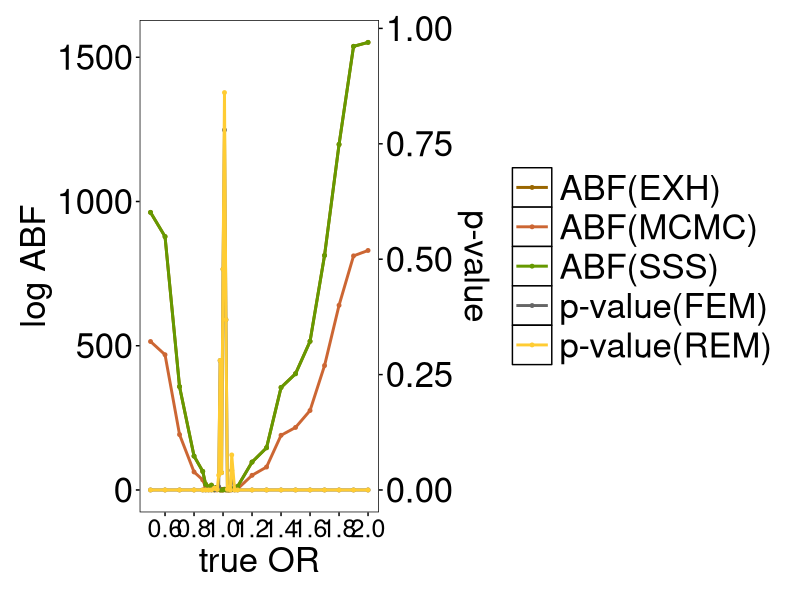
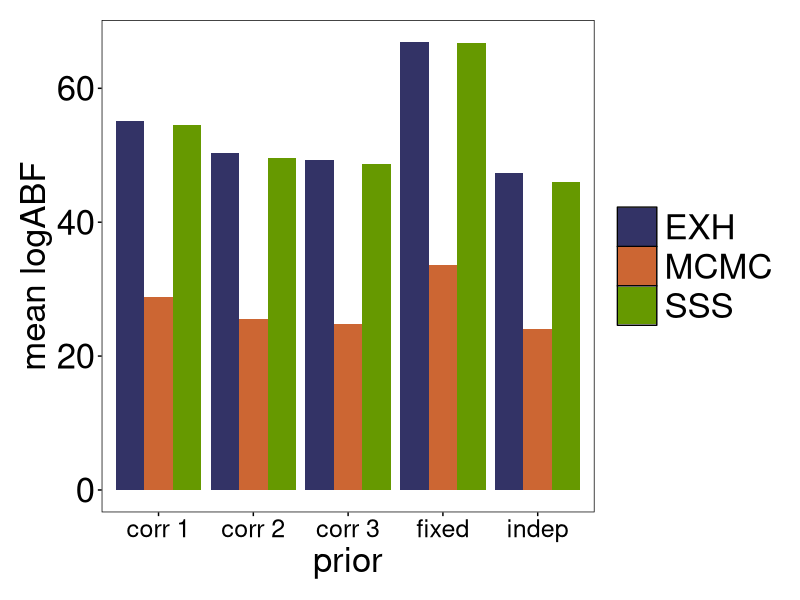
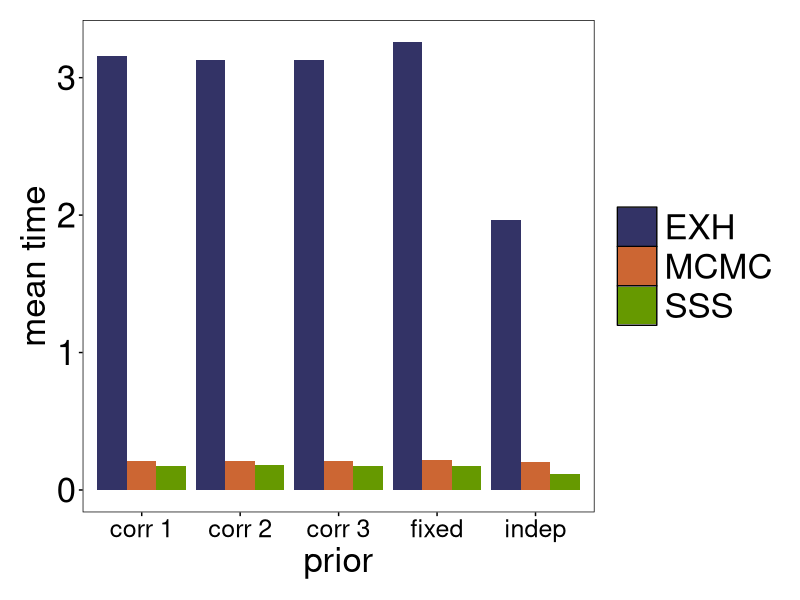
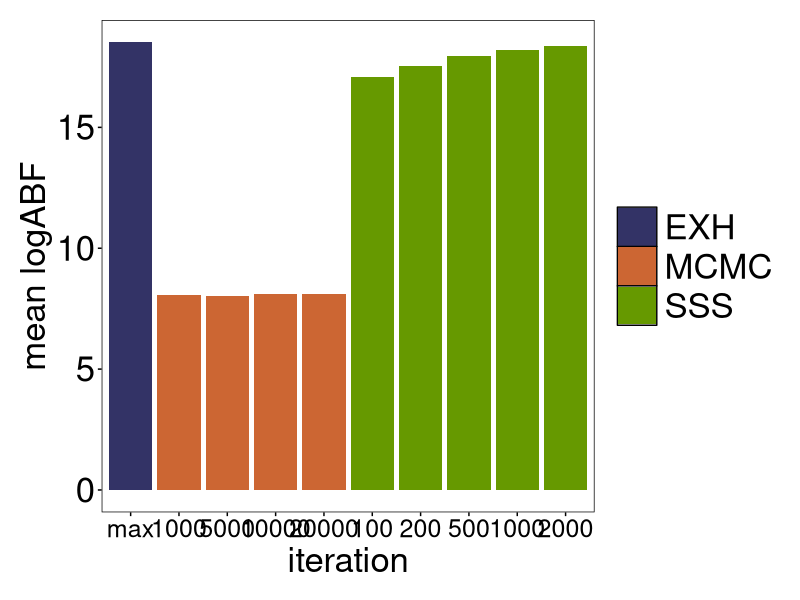
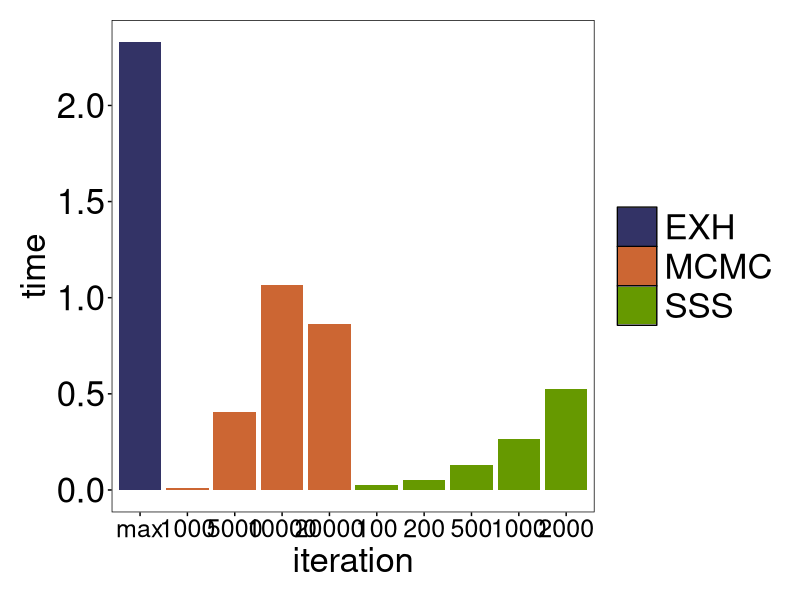
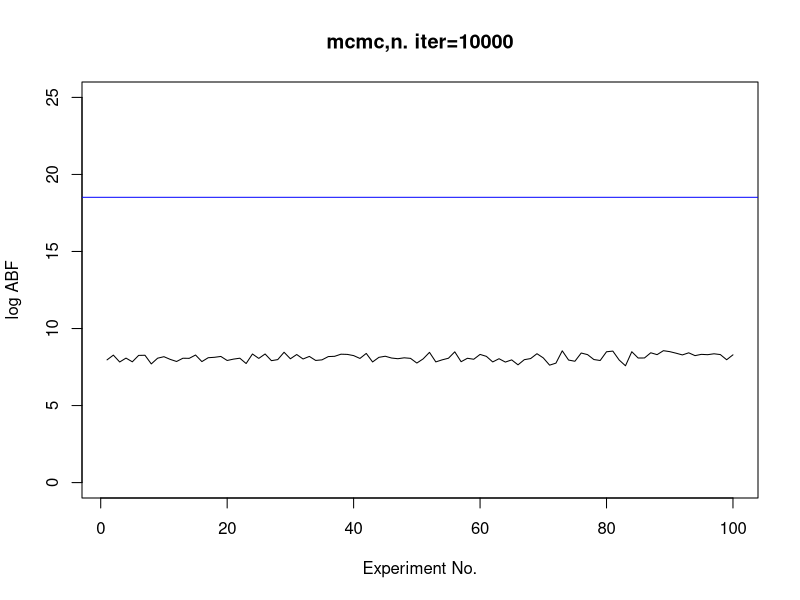
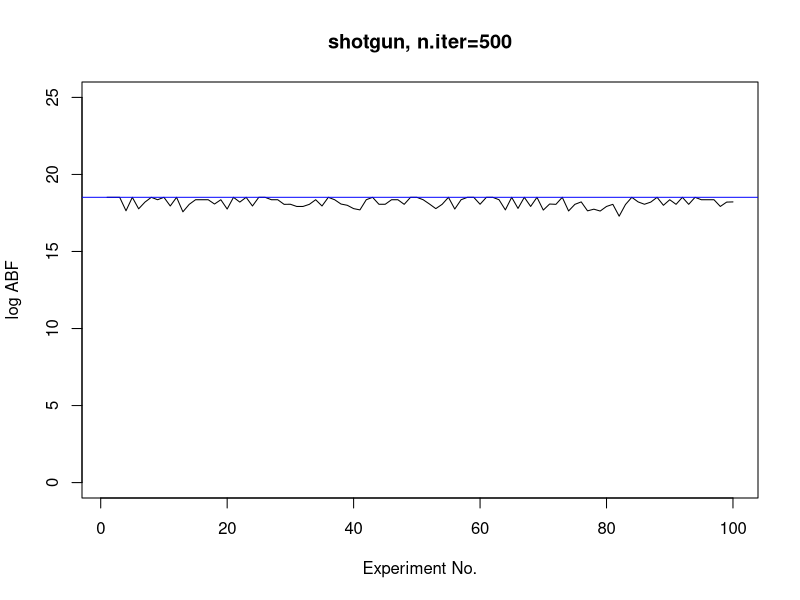
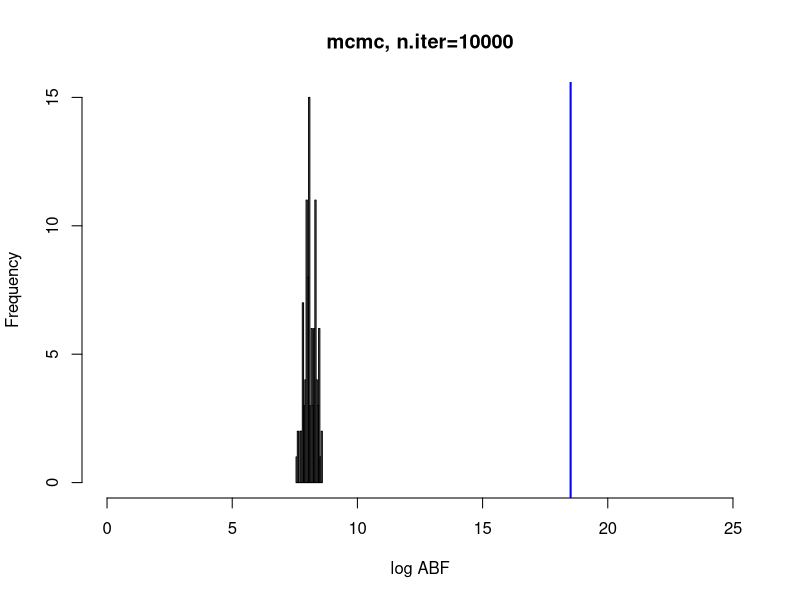

Source code (R) for these figures, in order:
setwd("E:/GWASmeta/sim-plot")
df1<-read.csv("sim1.csv")
colnames(df1)[3]<-"FEM"
colnames(df1)[4]<-"REM"
colnames(df1)[5]<-"EXH"
colnames(df1)[6]<-"MCMC"
colnames(df1)[7]<-"SSS"
library(ggplot2)

patte <- c("#333366","#CC6633","#669900","#666666","#CC6633","#993300")
my_theme <- theme(panel.background = element_blank(),
                  panel.border=element_rect(fill=NA),
                  panel.grid.major = element_blank(),
                  panel.grid.minor = element_blank(),
                  strip.background=element_blank(),
                  axis.text.x=element_text(colour="black",size=18),#angle = 20,hjust = 1),
                  axis.text.y=element_text(colour="black",size=25),
                  axis.title=element_text(colour="black",size=25,vjust=-1),
                  axis.ticks=element_line(colour="black"),
                  plot.margin=unit(c(1,1,1,1),"line"),
                  legend.title=element_blank(),
                  legend.key = element_rect(fill = "white"),
                  #legend.position = c(0.12,0.98),
                  #legend.justification = c(0.02,0.98),
                  legend.position = "right",
                  legend.text=element_text(size=25),
                  legend.key.size=unit(1, "cm"))
colours <- c("ABF(EXH)"="#996600","ABF(MCMC)"="#CC6633","ABF(SSS)"="#669900",
             "p-value(FEM)"="#666666","p-value(REM)"="#FFCC33")
boost <- 1600
ggplot(df1)+
  geom_point(aes(trueOR,MCMC,colour="ABF(MCMC)"),size=1)+
  geom_line(aes(trueOR,MCMC,colour="ABF(MCMC)"),size=1)+
  geom_point(aes(trueOR,EXH,colour="ABF(EXH)"),size=1)+
  geom_line(aes(trueOR,EXH,colour="ABF(EXH)"),size=1)+
  geom_point(aes(trueOR,SSS,colour="ABF(SSS)"),size=1)+
  geom_line(aes(trueOR,SSS,colour="ABF(SSS)"),size=1)+
  geom_point(aes(trueOR,FEM*boost,colour="p-value(FEM)"),size=1)+
  geom_line(aes(trueOR,FEM*boost,colour="p-value(FEM)"),size=1)+
  geom_point(aes(trueOR,REM*boost,colour="p-value(REM)"),size=1)+
  geom_line(aes(trueOR,REM*boost,colour="p-value(REM)"),size=1)+
  labs(x="true OR",y="log ABF")+
  scale_y_continuous(sec.axis=sec_axis(~./boost,name="p-value"))+
  scale_colour_manual(name="class",values=colours)+
  my_theme+
  #geom_line(aes(trueOR,log(1000),colour="ABF=1000"),size=1.5)+
  scale_x_continuous(breaks=seq(0.6,2.0,0.2))+
  guides(shape=guide_legend(override.aes=list(size=10)))+
  #scale_colour_manual(values=c("#CC6633","#333366","#669900","#666666","#FFCC33"))+
  scale_linetype_manual(values = c("ABF(EXH)"='dotted')) 

df2<-read.csv("sim2.csv",head=TRUE)
dfmean<-data.frame(value=unlist(df2[1,],use.names = FALSE))
dfmean$name <- c(rep(c("exh,indep,sigma=0.5","exh,fixed,sigma=0.5",
                       "exh,sigma=0.5,rho=0.7","exh,sigma=0.5,rho=0.3",
                       "exh,sigma=0.8,rho=0.7"),2),rep(c("mcmc,indep,sigma=0.5",
                                                   "mcmc,fixed,sigma=0.5","mcmc,sigma=0.5,rho=0.7",
                                                   "mcmc,sigma=0.5,rho=0.3","mcmc,sigma=0.8,rho=0.7"),2),
                 rep(c("shotgun,indep,sigma=0.5","shotgun,fixed,sigma=0.5",
                       "shotgun,sigma=0.5,rho=0.7","shotgun,sigma=0.5,rho=0.3",
                       "shotgun,sigma=0.8,rho=0.7"),2))
dfmean$algorithm <- c(rep("EXH",10),rep("MCMC",10),rep("SSS",10))
dfmean$prior <- rep(c("indep","fixed","corr 1","corr 2","corr 3"),3)
dfmeanvalue <- dfmean[c(seq(1,5),seq(11,15),seq(21,25)),]
dfmeantime <- dfmean[c(seq(6,10),seq(16,20),seq(26,30)),]
ggplot(dfmeanvalue,aes(prior,value))+
  geom_bar(stat="identity", aes(fill = algorithm),position="dodge")+
  #coord_flip()+
  ylab("mean logABF")+
  #xlab("method")+
  my_theme+
  scale_fill_manual(values=patte)
ggplot(dfmeantime,aes(prior,value))+
  geom_bar(stat="identity", aes(fill = algorithm),position="dodge")+
  #coord_flip()+
  ylab("mean time")+
  #xlab("method")+
  my_theme+
  scale_fill_manual(values=patte)

df2de <- read.csv("sim2_detail.csv",head=TRUE,row.names= 1)
df2de

library(forcats)
df3 <- read.csv("sim3_sum.csv",row.names= 1)
df3
df3plot <- data.frame(value=unlist(df3[1,seq(1,22,2)],use.names = FALSE),time=unlist(df3[1,seq(2,22,2)],use.names = FALSE))
df3plot$name <- c("max","mcmc,1000","mcmc,5000","mcmc,10000",
                  "mcmc,20000","mcmc,50000","shotgun,100","shotgun,200",
                  "shotgun,500","shotgun,1000","shotgun,2000")
df3plot$name <- fct_inorder(df3plot$name)
df3plot
df3plot$iter <- c("max","1000m","5000m","10000m","20000m","50000m","100s","200s","500s","1000s","2000s")
df3plot$iter <- factor(df3plot$iter,levels= c("max","1000m","5000m","10000m","20000m","50000m","100s","200s","500s","1000s","2000s"))
df3plot$algorithm <- c("EXH",rep("MCMC",5),rep("SSS",5))
ggplot(df3plot[-6,])+geom_bar(aes(iter,value,fill = algorithm),stat="identity")+
  labs(y="mean logABF",x="iteration")+
  #coord_flip()+
  my_theme+
  scale_fill_manual(values=patte)+
  scale_x_discrete(labels=c("max",1000,5000,10000,20000,100,200,500,1000,2000))

ggplot(df3plot[-6,])+geom_bar(aes(iter,time,fill = algorithm),stat="identity")+
  labs(y="time",x="iteration")+
  #coord_flip()+
  my_theme+
  scale_fill_manual(values=patte)+
  scale_x_discrete(labels=c("max",1000,5000,10000,20000,100,200,500,1000,2000))

df3de <- read.csv("sim3_detail.csv",head=TRUE,row.names=1)
mcmc10000 <- unlist(df3de[3,],use.names = FALSE)
plot(mcmc10000,type="l",xlab="Experiment No.",ylab="log ABF",main="mcmc,n. iter=10000",ylim=c(0,25))
abline(h=df3[1,1],col="blue")
shotgun500 <- unlist(df3de[9,],use.names = FALSE)
plot(shotgun500,type="l",xlab="Experiment No.",ylab="log ABF",main="shotgun, n.iter=500",ylim=c(0,25))
abline(h=df3[1,1],col="blue")
hist(mcmc10000,xlab="log ABF",breaks=15,main="mcmc, n.iter=10000",xlim=c(0,25))
abline(v=df3[1,1],lwd=2,col="blue")
hist(shotgun500,xlab="log ABF",breaks=15,main="shotgun, n.iter=500")
abline(v=df3[1,1],lwd=2,col="blue")
mcmc20000 <- unlist(df3de[4,],use.names = FALSE)
plot(mcmc20000,type="l",xlab="Experiment No.",ylab="log ABF",main="mcmc, n.iter=20000",ylim=c(0,25))
abline(h=df3[1,1],col="blue")
shotgun1000 <- unlist(df3de[9,],use.names = FALSE)
plot(shotgun1000,type="l",xlab="Experiment No.",ylab="log ABF",main="shotgun, n.iter=1000",ylim=c(0,25))
abline(h=df3[1,1],col="blue")
hist(mcmc20000,xlab="log ABF",breaks=15,main="mcmc, n.iter=20000",xlim=c(0,25))
abline(v=df3[1,1],lwd=2,col="blue")
hist(shotgun1000,xlab="log ABF",breaks=15,main="shotgun, n.iter=1000")
abline(v=df3[1,1],lwd=2,col="blue")

df8 <- read.csv("sim3_sum.csv",row.names= 1)
df8
df8plot <- data.frame(value=unlist(df8[1,seq(1,22,2)],use.names = FALSE),time=unlist(df8[1,seq(2,22,2)],use.names = FALSE))
df8plot$name <- c("max","mcmc,1000","mcmc,5000","mcmc,10000",
                  "mcmc,20000","mcmc,50000","shotgun,100","shotgun,200",
                  "shotgun,500","shotgun,1000","shotgun,2000")
df8plot$name <- fct_inorder(df3plot$name)
df8plot
ggplot(df8plot)+geom_col(aes(name,value))+
  labs(y="mean logABF",x="method")+
  coord_flip()+
  my_theme

ggplot(df8plot)+geom_col(aes(name,time))+
  labs(y="time",x="method")+
  coord_flip()+
  my_theme

df1_1 <- read.csv("sim1-1.csv",row.names=1)
colnames(df1_1)[2]<-"FEM"
colnames(df1_1)[3]<-"REM"
colnames(df1_1)[4]<-"EXH"
colnames(df1_1)[5]<-"MCMC"
colnames(df1_1)[6]<-"SSS"
boost <- 1800

ggplot(df1_1)+
  geom_point(aes(trueOR,MCMC,colour="ABF(MCMC)"),size=1)+
  geom_line(aes(trueOR,MCMC,colour="ABF(MCMC)"),size=1)+
  geom_point(aes(trueOR,EXH,colour="ABF(EXH)"),size=1)+
  geom_line(aes(trueOR,EXH,colour="ABF(EXH)"),size=1)+
  geom_point(aes(trueOR,SSS,colour="ABF(SSS)"),size=1)+
  geom_line(aes(trueOR,SSS,colour="ABF(SSS)"),size=1)+
  geom_point(aes(trueOR,FEM*boost,colour="p-value(FEM)"),size=1)+
  geom_line(aes(trueOR,FEM*boost,colour="p-value(FEM)"),size=1)+
  geom_point(aes(trueOR,REM*boost,colour="p-value(REM)"),size=1)+
  geom_line(aes(trueOR,REM*boost,colour="p-value(REM)"),size=1)+
  labs(x="true OR",y="log ABF")+
  scale_y_continuous(sec.axis=sec_axis(~./boost,name="p-value"))+
  scale_colour_manual(name="class",values=colours)+
  my_theme+
  #geom_line(aes(trueOR,log(1000),colour="ABF=1000"),size=1.5)+
  scale_x_continuous(breaks=seq(0.6,2.0,0.2))+
  guides(shape=guide_legend(override.aes=list(size=10)))
  #scale_colour_manual(values=c("#CC6633","#333366","#669900","#666666","#FFCC33"))+
  #scale_linetype_manual(values = c("ABF(EXH)"='dotted')) 
